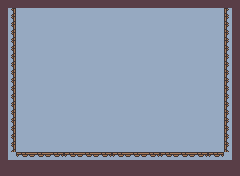

This is a level from a 2D game, rendered from its Tiled map with the project's own tilesets. A one-line summary and the map file follow, with tile-layer data summarised:
An orthogonal 30x22 tile map with 8x8 px tiles, 2 tile layers (Background_2(Solid Color), Collision), 3 hidden layers not drawn and 13 objects (10x SaloonOutlaw, 2x SaloonOutlawInitial, PlayerSpawn).

<map version="1.11" tiledversion="1.11.2" orientation="orthogonal" renderorder="right-down" width="30" height="22" tilewidth="8" tileheight="8" infinite="0" nextlayerid="14" nextobjectid="60">
 <tileset firstgid="1" source="../CowboyTilemap.tsx" />
 <layer id="5" name="Background_2(Solid Color)" width="30" height="22">
  <data>[660 cells, 660 non-empty, 1 distinct tile ids]</data>
 </layer>
 <layer id="13" name="Background_4" width="30" height="22" visible="0">
  <data>[660 cells, 0 non-empty, 0 distinct tile ids]</data>
 </layer>
 <layer id="2" name="Background_3" width="30" height="22" visible="0">
  <data>[660 cells, 0 non-empty, 0 distinct tile ids]</data>
 </layer>
 <layer id="12" name="Background_1" width="30" height="22" visible="0">
  <data>[660 cells, 0 non-empty, 0 distinct tile ids]</data>
 </layer>
 <objectgroup id="9" name="Enemies" visible="0">
  <object id="47" name="SaloonOutlaw" x="24" y="104">
   <point />
  </object>
  <object id="48" name="SaloonOutlawInitial" x="32" y="104">
   <point />
  </object>
  <object id="49" name="SaloonOutlaw" x="40" y="104">
   <point />
  </object>
  <object id="50" name="SaloonOutlaw" x="48" y="104">
   <point />
  </object>
  <object id="51" name="SaloonOutlaw" x="184" y="104">
   <point />
  </object>
  <object id="52" name="SaloonOutlawInitial" x="192" y="104">
   <point />
  </object>
  <object id="53" name="SaloonOutlaw" x="200" y="104">
   <point />
  </object>
  <object id="54" name="SaloonOutlaw" x="208" y="104">
   <point />
  </object>
  <object id="55" name="SaloonOutlaw" x="79.6364" y="128.545">
   <point />
  </object>
  <object id="56" name="SaloonOutlaw" x="127.636" y="128">
   <point />
  </object>
  <object id="57" name="SaloonOutlaw" x="88.3636" y="128.364">
   <point />
  </object>
  <object id="58" name="SaloonOutlaw" x="160" y="128.364">
   <point />
  </object>
 </objectgroup>
 <objectgroup id="11" name="CrateLocations" visible="0" />
 <objectgroup id="10" name="BossCues" visible="0" />
 <objectgroup id="7" name="Spawns" visible="0">
  <object id="2" name="PlayerSpawn" x="103.955" y="127.818">
   <point />
  </object>
 </objectgroup>
 <layer id="1" name="Collision" width="30" height="22">
  <data>[660 cells, 190 non-empty, 12 distinct tile ids]</data>
 </layer>
</map>
